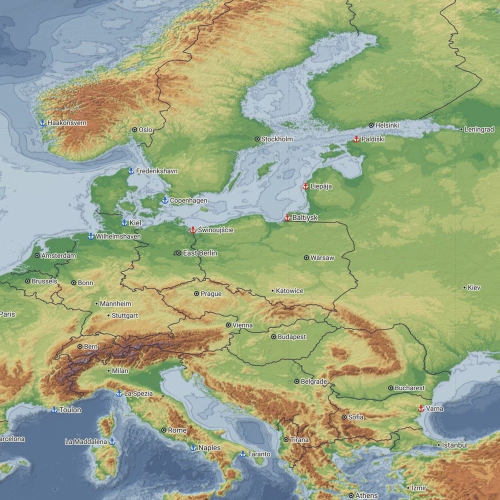
#> input picture workshop/preview-source.jpg, 1000 x 1000 px (shown at 1/2 size)
$ python make-preview.py ../workshop/preview.jpg
#> lines starting #> are read from the running program, lines starting #| are printed output that depends on the picture
"""Workshop main picture of the mod: the same look as the other Sea Power mods' pictures (Radio, Topographic Map, Pop-Out) - 1000 x 1000,
a dark, slightly see-through band over the bottom fifth with the title in Segoe UI Semibold and a lighter subtitle below it.
Source picture: workshop/preview-source.jpg (the unbanded map). Writes workshop/preview.jpg (Steam takes under 1 MB).

  python tools/make-preview.py [--out FILE]
"""
import os
import sys

from PIL import Image, ImageDraw, ImageFont

HERE = os.path.dirname(os.path.abspath(__file__))
WORKSHOP = os.path.join(HERE, "..", "workshop")
FONTS = r"C:\Windows\Fonts"
TITLE = "Cities and Borders"
SUBTITLE = "Borders, capitals and naval bases of the day"

BAND_TOP = 790                     # the band of the other pictures starts at y = 790 of 1000
BAND_COLOUR = (11, 16, 22)
BAND_ALPHA = 0.90                  # a little more opaque than Radio's band: this map has more detail under it, and the band should read dark
LEFT = 53
TITLE_BASELINE, TITLE_SIZE, TITLE_COLOUR = 908, 90.7, (250, 252, 255)   # Segoe UI Semibold: width and weight fitted to the other pictures
SUB_BASELINE, SUB_SIZE, SUB_COLOUR = 969, 39.6, (214, 218, 223)       # Segoe UI regular

out = os.path.join(WORKSHOP, "preview.jpg")
if "--out" in sys.argv:
    out = sys.argv[sys.argv.index("--out") + 1]

picture = Image.open(os.path.join(WORKSHOP, "preview-source.jpg")).convert("RGB").resize((1000, 1000), Image.LANCZOS)
#> picture is the input picture: PIL image 1000x1000 RGB; mean R, G, B 156.7, 167, 132.1
band = Image.new("RGB", (1000, 1000 - BAND_TOP), BAND_COLOUR)
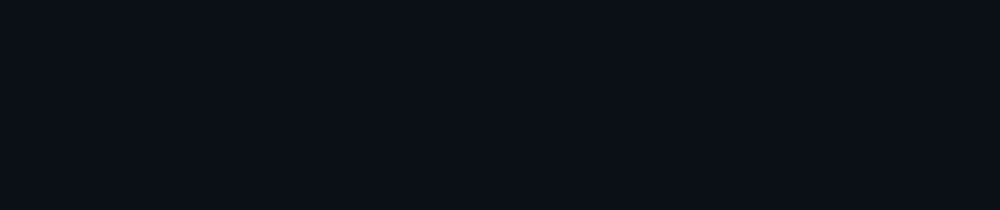
#> band: PIL image 1000x210 RGB; mean R, G, B 11, 16, 22
region = picture.crop((0, BAND_TOP, 1000, 1000))
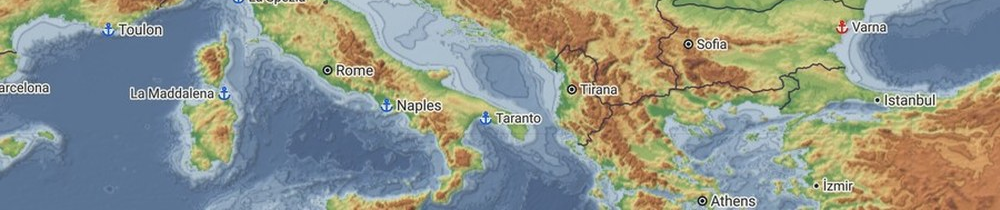
#> region: PIL image 1000x210 RGB; mean R, G, B 142.3, 148, 137.5
picture.paste(Image.blend(region, band, BAND_ALPHA), (0, BAND_TOP))
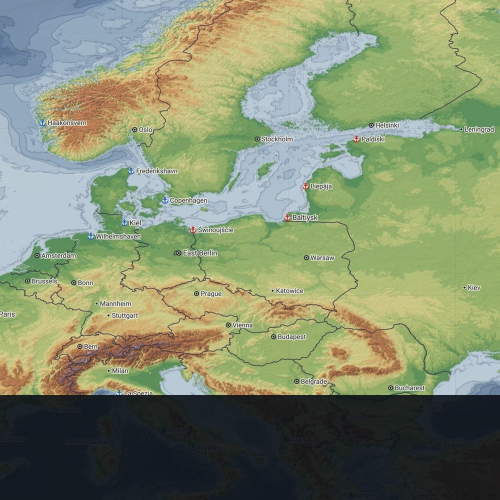
#> picture: PIL image 1000x1000 RGB (shown at 1/2 size); mean R, G, B 131.7, 142, 110.2

draw = ImageDraw.Draw(picture)
draw.text((LEFT, TITLE_BASELINE), TITLE, font=ImageFont.truetype(os.path.join(FONTS, "seguisb.ttf"), TITLE_SIZE), fill=TITLE_COLOUR, anchor="ls")
draw.text((LEFT, SUB_BASELINE), SUBTITLE, font=ImageFont.truetype(os.path.join(FONTS, "segoeui.ttf"), SUB_SIZE), fill=SUB_COLOUR, anchor="ls")
picture.save(out, "JPEG", quality=90)
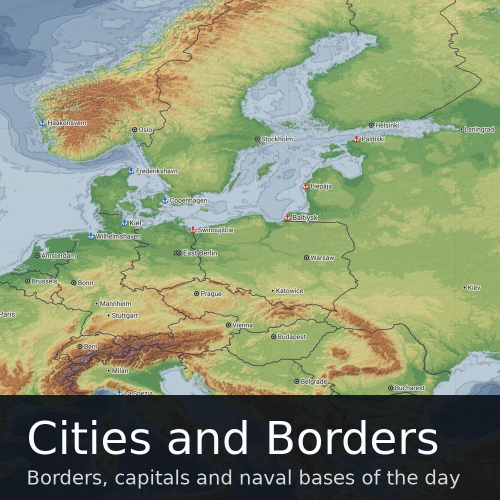
#> saved as preview.jpg: PIL image 1000x1000 RGB (shown at 1/2 size); mean R, G, B 136.4, 146.6, 114.7
print(out, os.path.getsize(out) // 1024, "KB")
